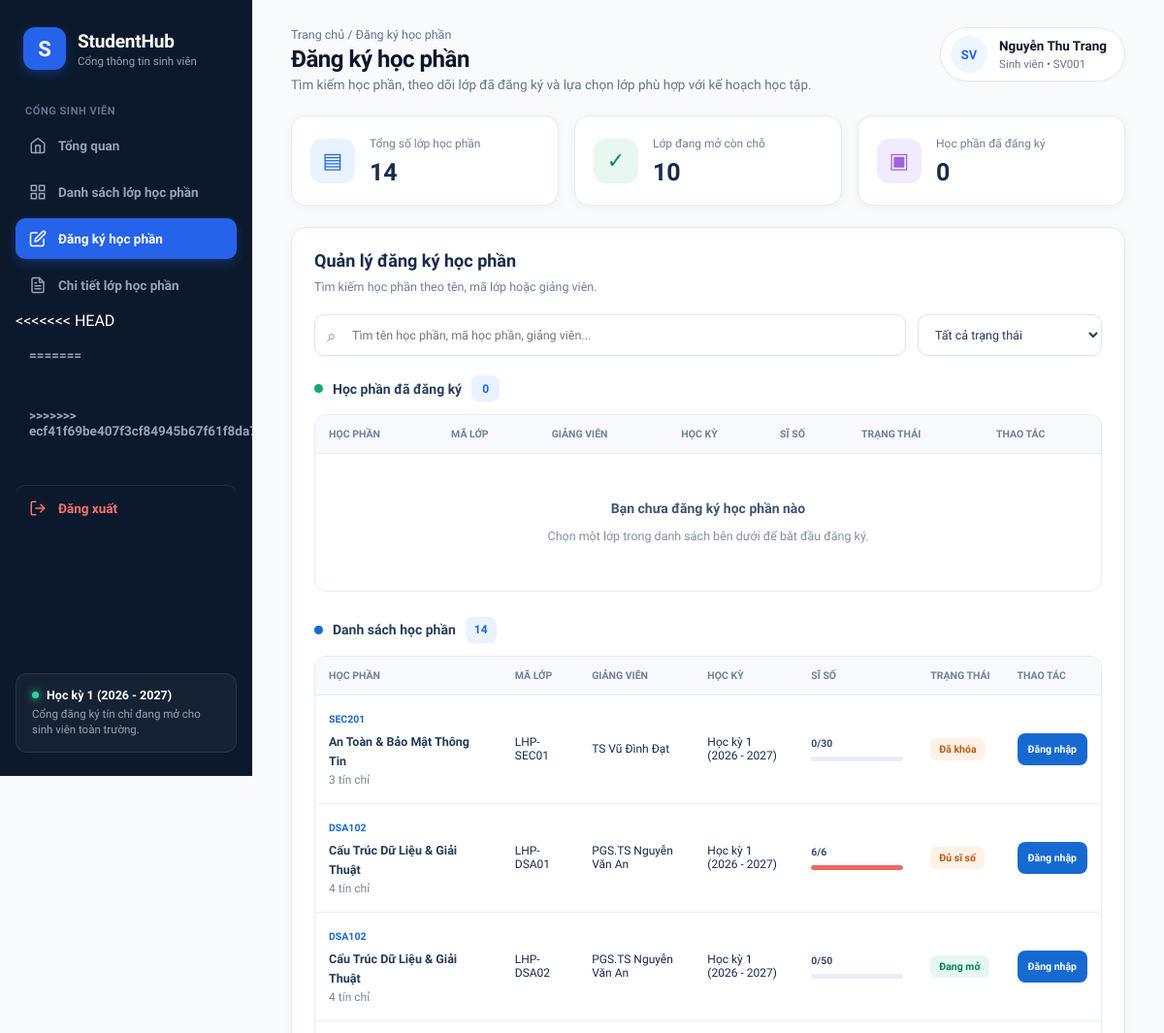
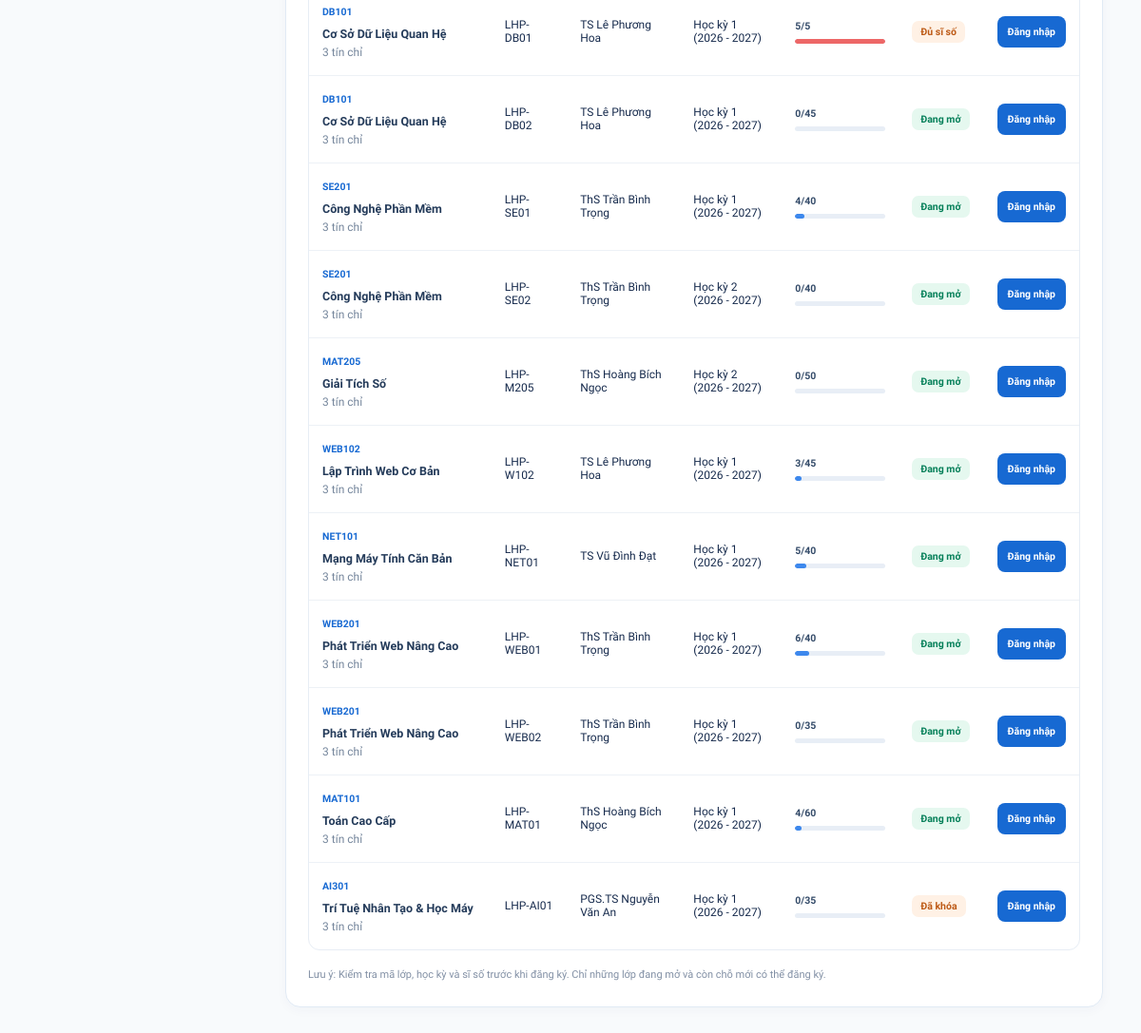
Page /public/trang_dang_ky_hoc.php?huy=chua_dang_nhap on the committed database (2 pictures, top to bottom).
### tables this page shows
CREATE TABLE `lop_hoc_phan` (
    `id` INT AUTO_INCREMENT PRIMARY KEY,
    `ma_lop` VARCHAR(50) NOT NULL,
    `hoc_phan_id` INT NOT NULL,
    `hoc_ky_id` INT NOT NULL,
    `giang_vien_id` INT NULL,
    `si_so_toi_da` INT NOT NULL DEFAULT 40,
    `trang_thai` ENUM('mo', 'khoa') NOT NULL DEFAULT 'mo',
    `thoi_gian_mo_rieng` DATETIME NULL,
    `thoi_gian_dong_rieng` DATETIME NULL,
    `lich_hoc` VARCHAR(100) NULL,
    `phong_hoc` VARCHAR(100) NULL,
    `ngay_tao` DATETIME NOT NULL DEFAULT CURRENT_TIMESTAMP,
    CONSTRAINT `uc_lop_ma_lop` UNIQUE (`ma_lop`),
    CONSTRAINT `chk_lop_si_so` CHECK (`si_so_toi_da` > 0),
    CONSTRAINT `fk_lop_hoc_phan` FOREIGN KEY (`hoc_phan_id`)
        REFERENCES `hoc_phan` (`id`) ON DELETE RESTRICT ON UPDATE CASCADE,
    CONSTRAINT `fk_lop_hoc_ky` FOREIGN KEY (`hoc_ky_id`)
        REFERENCES `hoc_ky` (`id`) ON DELETE RESTRICT ON UPDATE CASCADE,
    CONSTRAINT `fk_lop_giang_vien` FOREIGN KEY (`giang_vien_id`)
        REFERENCES `nguoi_dung` (`id`) ON DELETE SET NULL ON UPDATE CASCADE
);

CREATE TABLE `hoc_phan` (
    `id` INT AUTO_INCREMENT PRIMARY KEY,
    `ma_hoc_phan` VARCHAR(20) NOT NULL,
    `ten_hoc_phan` VARCHAR(150) NOT NULL,
    `so_tin_chi` INT NOT NULL,
    `loai_hoc_phan` ENUM('dai_cuong', 'co_so_nganh', 'chuyen_nganh') NOT NULL DEFAULT 'co_so_nganh',
    `hoc_phan_tien_quyet_id` INT NULL,
    `mo_ta` TEXT NULL,
    `dieu_kien_tien_quyet` VARCHAR(255) NOT NULL DEFAULT 'Không có',
    `ngay_tao` DATETIME NOT NULL DEFAULT CURRENT_TIMESTAMP,
    CONSTRAINT `uc_hoc_phan_ma` UNIQUE (`ma_hoc_phan`),
    CONSTRAINT `chk_hoc_phan_tin_chi` CHECK (`so_tin_chi` > 0),
    CONSTRAINT `fk_hoc_phan_tien_quyet` FOREIGN KEY (`hoc_phan_tien_quyet_id`)
        REFERENCES `hoc_phan` (`id`) ON DELETE SET NULL ON UPDATE CASCADE
);

CREATE TABLE `nguoi_dung` (
    `id` INT AUTO_INCREMENT PRIMARY KEY,
    `ten_dang_nhap` VARCHAR(50) NOT NULL,
    `mat_khau_hash` VARCHAR(255) NOT NULL,
    `ho_ten` VARCHAR(100) NOT NULL,
    `email` VARCHAR(100) NULL,
    `so_dien_thoai` VARCHAR(20) NULL,
    `vai_tro` ENUM('sinh_vien', 'giang_vien', 'admin') NOT NULL DEFAULT 'sinh_vien',
    `ngay_tao` DATETIME NOT NULL DEFAULT CURRENT_TIMESTAMP,
    CONSTRAINT `uc_nguoi_dung_username` UNIQUE (`ten_dang_nhap`)
);

CREATE TABLE `hoc_ky` (
    `id` INT AUTO_INCREMENT PRIMARY KEY,
    `ten_hoc_ky` VARCHAR(100) NOT NULL,
    `ngay_bat_dau` DATE NOT NULL,
    `ngay_ket_thuc` DATE NOT NULL,
    `thoi_gian_mo_dk` DATETIME NOT NULL,
    `thoi_gian_dong_dk` DATETIME NOT NULL,
    `trang_thai_dang_ky` TINYINT(1) NOT NULL DEFAULT 1,
    `ngay_tao` DATETIME NOT NULL DEFAULT CURRENT_TIMESTAMP
);

### public/trang_dang_ky_hoc.php (the view, shortened to what this page needs)
<?php
$sinhVienId = (int)($_SESSION['nguoi_dung_id'] ?? $_SESSION['user_id'] ?? 0);
if (!isset($pdo) || !($pdo instanceof PDO)) {
    try {
        $pdo = new PDO(
            'mysql:host=localhost;dbname=studenthub;charset=utf8mb4',
            'root',
            getenv('STUDENTHUB_DB_PASS') ?: '',
            [
                PDO::ATTR_ERRMODE => PDO::ERRMODE_EXCEPTION,
                PDO::ATTR_DEFAULT_FETCH_MODE => PDO::FETCH_ASSOC,
                PDO::ATTR_EMULATE_PREPARES => false
            ]
        );
    } catch (PDOException $e) {
        die('Không thể kết nối cơ sở dữ liệu StudentHub.');
    }
}
if (!function_exists('hienThi')) {
    function hienThi($value) {
        return htmlspecialchars((string)($value ?? ''), ENT_QUOTES, 'UTF-8');
    }
}
$danhSachLop = [];
$cacLopDaDangKy = [];
try {
    $sql = "
        SELECT
            lhp.id,
            lhp.ma_lop,
            lhp.hoc_phan_id,
            lhp.hoc_ky_id,
            lhp.giang_vien_id,
            lhp.trang_thai,
            lhp.si_so_toi_da,
            hp.ma_hoc_phan,
            hp.ten_hoc_phan,
            hp.so_tin_chi,
            hk.ten_hoc_ky,
            nd.ho_ten AS ten_giang_vien,
            (
                SELECT COUNT(*)
                FROM dang_ky_hoc dkh
                WHERE dkh.lop_hoc_phan_id = lhp.id
                  AND dkh.trang_thai = 'dang_ky'
            ) AS si_so_hien_tai
        FROM lop_hoc_phan lhp
        INNER JOIN hoc_phan hp ON lhp.hoc_phan_id = hp.id
        INNER JOIN hoc_ky hk ON lhp.hoc_ky_id = hk.id
        INNER JOIN nguoi_dung nd ON lhp.giang_vien_id = nd.id
        ORDER BY hp.ten_hoc_phan ASC, lhp.ma_lop ASC
    ";
    $danhSachLop = $pdo->query($sql)->fetchAll();
} catch (PDOException $e) {
    error_log('StudentHub: ' . $e->getMessage());
    $loi = 'Không thể tải danh sách lớp học phần. Hãy kiểm tra lại cơ sở dữ liệu.';
}
$soLopMo = 0;
$soLopDaDangKy = 0;
foreach ($danhSachLop as $lop) {
    $siSo = (int)($lop['si_so_hien_tai'] ?? 0);
    $toiDa = (int)($lop['si_so_toi_da'] ?? 0);
    if (
        ($lop['trang_thai'] ?? '') === 'mo'
        && $toiDa > 0
        && $siSo < $toiDa
    ) {
        $soLopMo++;
    }
}
require_once __DIR__ . '/../app/Views/layouts/header.php';
?>
<div class="registration-page">
    <section class="registration-summary">
        <article class="registration-summary-card">
            <div class="registration-summary-icon">▤</div>
            <div>
                <p>Tổng số lớp học phần</p>
                <h2><?= count($danhSachLop) ?></h2>
            </div>
        </article>
        <article class="registration-summary-card">
            <div class="registration-summary-icon">✓</div>
            <div>
                <p>Lớp đang mở còn chỗ</p>
                <h2><?= $soLopMo ?></h2>
            </div>
        </article>
        <article class="registration-summary-card">
            <div class="registration-summary-icon">▣</div>
            <div>
                <p>Học phần đã đăng ký</p>
                <h2><?= $soLopDaDangKy ?></h2>
            </div>
        </article>
    </section>
    <section class="registration-panel">
        <div class="registration-panel-heading">
            <div>
                <h2>Quản lý đăng ký học phần</h2>
                <p>Tìm kiếm học phần theo tên, mã lớp hoặc giảng viên.</p>
            </div>
        </div>
        <div class="registration-tools">
            <label class="registration-search">
                <span class="registration-search-icon">⌕</span>
                <input
                    type="search"
                    id="registrationSearch"
                    placeholder="Tìm tên học phần, mã học phần, giảng viên..."
                    autocomplete="off"
                >
            </label>
            <select id="registrationFilter" class="registration-filter">
                <option value="all">Tất cả trạng thái</option>
            </select>
        </div>
        <div class="registration-section-title">
            <span class="registration-section-dot green"></span>
            Học phần đã đăng ký
            <span class="registration-count"><?= $soLopDaDangKy ?></span>
        </div>
        <div class="registration-table-wrap" style="margin-bottom:26px">
            <table class="registration-table">
                <thead>
                    <tr>
                        <th>HỌC PHẦN</th>
                        <th>MÃ LỚP</th>
                        <th>GIẢNG VIÊN</th>
                        <th>HỌC KỲ</th>
                        <th>SĨ SỐ</th>
                        <th>TRẠNG THÁI</th>
                        <th>THAO TÁC</th>
                    </tr>
                </thead>
                <tbody id="registeredList">
                <?php
                $coLopDaDangKy = false;
                foreach ($danhSachLop as $lop):
                    $idLop = (int)$lop['id'];
                    if (!in_array($idLop, $cacLopDaDangKy, true)) {
                        continue;
                    }
                    $coLopDaDangKy = true;
                ?>
                <?php endforeach; ?>
                <?php if (!$coLopDaDangKy): ?>
                    <tr id="registeredEmpty">
                        <td colspan="7">
                            <div class="registration-empty-state">
                                <strong>Bạn chưa đăng ký học phần nào</strong>
                                Chọn một lớp trong danh sách bên dưới để bắt đầu đăng ký.
                            </div>
                        </td>
                    </tr>
                <?php endif; ?>
                </tbody>
            </table>
        </div>
        <div class="registration-section-title">
            <span class="registration-section-dot"></span>
            Danh sách học phần
            <span class="registration-count"><?= count($danhSachLop) - $soLopDaDangKy ?></span>
        </div>
        <div class="registration-table-wrap">
            <table class="registration-table">
                <thead>
                    <tr>
                        <th>HỌC PHẦN</th>
                        <th>MÃ LỚP</th>
                        <th>GIẢNG VIÊN</th>
                        <th>HỌC KỲ</th>
                        <th>SĨ SỐ</th>
                        <th>TRẠNG THÁI</th>
                        <th>THAO TÁC</th>
                    </tr>
                </thead>
                <tbody id="availableList">
                <?php
                foreach ($danhSachLop as $lop):
                    $siSo = (int)($lop['si_so_hien_tai'] ?? 0);
                    $toiDa = (int)($lop['si_so_toi_da'] ?? 0);
                    $tiLe = $toiDa > 0 ? min(100, $siSo / $toiDa * 100) : 0;
                    $dangMo = ($lop['trang_thai'] ?? '') === 'mo';
                    $conCho = $toiDa > 0 && $siSo < $toiDa;
                    $coTheDangKy = $dangMo && $conCho;
                    $trangThaiLoc = $coTheDangKy ? 'open' : (!$dangMo ? 'closed' : 'full');
                    $tuKhoa = mb_strtolower(
                        ($lop['ten_hoc_phan'] ?? '') . ' ' .
                        ($lop['ma_hoc_phan'] ?? '') . ' ' .
                        ($lop['ma_lop'] ?? '') . ' ' .
                        ($lop['ten_giang_vien'] ?? '') . ' ' .
                        ($lop['ten_hoc_ky'] ?? ''),
                        'UTF-8'
                    );
                ?>
                    <tr class="registration-row"
                        data-status="<?= $trangThaiLoc ?>"
                        data-search="<?= hienThi($tuKhoa) ?>">
                        <td>
                            <div class="registration-subject-name">
                                <span class="registration-subject-code"><?= hienThi($lop['ma_hoc_phan']) ?></span><br>
                                <?= hienThi($lop['ten_hoc_phan']) ?>
                            </div>
                            <div class="registration-muted"><?= (int)$lop['so_tin_chi'] ?> tín chỉ</div>
                        </td>
                        <td><?= hienThi($lop['ma_lop']) ?></td>
                        <td><?= hienThi($lop['ten_giang_vien'] ?: 'Chưa phân công') ?></td>
                        <td><?= hienThi($lop['ten_hoc_ky']) ?></td>
                        <td>
                            <div class="registration-capacity">
                                <div class="registration-capacity-label">
                                    <strong><?= $siSo ?>/<?= $toiDa ?></strong>
                                </div>
                                <div class="registration-progress">
                                    <div class="registration-progress-bar <?= !$conCho ? 'full' : '' ?>"
                                         style="width:<?= $tiLe ?>%"></div>
                                </div>
                            </div>
                        </td>
                        <td>
                            <?php if ($coTheDangKy): ?>
                                <span class="registration-status registration-status-open">Đang mở</span>
                            <?php elseif (!$dangMo): ?>
                                <span class="registration-status registration-status-closed">Đã khóa</span>
                            <?php else: ?>
                                <span class="registration-status registration-status-full">Đủ sĩ số</span>
                            <?php endif; ?>
                        </td>
                        <td>
                            <?php if ($sinhVienId <= 0): ?>
                                <a class="registration-button registration-button-primary"
                                   href="/studenthub/public/dang_nhap.php">Đăng nhập</a>
                            <?php else: ?>
                                <button type="button" class="registration-button registration-button-disabled" disabled>
                                    Không khả dụng
                                </button>
                            <?php endif; ?>
                        </td>
                    </tr>
                <?php endforeach; ?>
                </tbody>
            </table>
        </div>
        <p class="registration-footer-note">
            Lưu ý: Kiểm tra mã lớp, học kỳ và sĩ số trước khi đăng ký. Chỉ những lớp đang mở và còn chỗ mới có thể đăng ký.
        </p>
    </section>
</div>
</main>
</div>
</body>
</html>

### rows in the picture
lop_hoc_phan: hoc_phan.ma_hoc_phan "SEC201", hoc_phan.ten_hoc_phan "An Toàn & Bảo Mật Thông Tin", hoc_phan.so_tin_chi "3", ma_lop "LHP-SEC01", giang_vien.ho_ten "TS Vũ Đình Đạt", hoc_ky.ten_hoc_ky "Học kỳ 1 (2026 - 2027)", siSo "0", si_so_toi_da "30", trang_thai "Đã khóa"
lop_hoc_phan: hoc_phan.ma_hoc_phan "DSA102", hoc_phan.ten_hoc_phan "Cấu Trúc Dữ Liệu & Giải Thuật", hoc_phan.so_tin_chi "4", ma_lop "LHP-DSA01", giang_vien.ho_ten "PGS.TS Nguyễn Văn An", hoc_ky.ten_hoc_ky "Học kỳ 1 (2026 - 2027)", siSo "6", si_so_toi_da "6", trang_thai "Đủ sĩ số"
lop_hoc_phan: hoc_phan.ma_hoc_phan "DSA102", hoc_phan.ten_hoc_phan "Cấu Trúc Dữ Liệu & Giải Thuật", hoc_phan.so_tin_chi "4", ma_lop "LHP-DSA02", giang_vien.ho_ten "PGS.TS Nguyễn Văn An", hoc_ky.ten_hoc_ky "Học kỳ 1 (2026 - 2027)", siSo "0", si_so_toi_da "50", trang_thai "Đang mở"
lop_hoc_phan: hoc_phan.ma_hoc_phan "DB101", hoc_phan.ten_hoc_phan "Cơ Sở Dữ Liệu Quan Hệ", hoc_phan.so_tin_chi "3", ma_lop "LHP-DB01", giang_vien.ho_ten "TS Lê Phương Hoa", hoc_ky.ten_hoc_ky "Học kỳ 1 (2026 - 2027)", siSo "5", si_so_toi_da "5", trang_thai "Đủ sĩ số"
lop_hoc_phan: hoc_phan.ma_hoc_phan "DB101", hoc_phan.ten_hoc_phan "Cơ Sở Dữ Liệu Quan Hệ", hoc_phan.so_tin_chi "3", ma_lop "LHP-DB02", giang_vien.ho_ten "TS Lê Phương Hoa", hoc_ky.ten_hoc_ky "Học kỳ 1 (2026 - 2027)", siSo "0", si_so_toi_da "45", trang_thai "Đang mở"
lop_hoc_phan: hoc_phan.ma_hoc_phan "SE201", hoc_phan.ten_hoc_phan "Công Nghệ Phần Mềm", hoc_phan.so_tin_chi "3", ma_lop "LHP-SE01", giang_vien.ho_ten "ThS Trần Bình Trọng", hoc_ky.ten_hoc_ky "Học kỳ 1 (2026 - 2027)", siSo "4", si_so_toi_da "40", trang_thai "Đang mở"
lop_hoc_phan: hoc_phan.ma_hoc_phan "SE201", hoc_phan.ten_hoc_phan "Công Nghệ Phần Mềm", hoc_phan.so_tin_chi "3", ma_lop "LHP-SE02", giang_vien.ho_ten "ThS Trần Bình Trọng", hoc_ky.ten_hoc_ky "Học kỳ 2 (2026 - 2027)", siSo "0", si_so_toi_da "40", trang_thai "Đang mở"
lop_hoc_phan: hoc_phan.ma_hoc_phan "MAT205", hoc_phan.ten_hoc_phan "Giải Tích Số", hoc_phan.so_tin_chi "3", ma_lop "LHP-M205", giang_vien.ho_ten "ThS Hoàng Bích Ngọc", hoc_ky.ten_hoc_ky "Học kỳ 2 (2026 - 2027)", siSo "0", si_so_toi_da "50", trang_thai "Đang mở"
lop_hoc_phan: hoc_phan.ma_hoc_phan "WEB102", hoc_phan.ten_hoc_phan "Lập Trình Web Cơ Bản", hoc_phan.so_tin_chi "3", ma_lop "LHP-W102", giang_vien.ho_ten "TS Lê Phương Hoa", hoc_ky.ten_hoc_ky "Học kỳ 1 (2026 - 2027)", siSo "3", si_so_toi_da "45", trang_thai "Đang mở"
lop_hoc_phan: hoc_phan.ma_hoc_phan "NET101", hoc_phan.ten_hoc_phan "Mạng Máy Tính Căn Bản", hoc_phan.so_tin_chi "3", ma_lop "LHP-NET01", giang_vien.ho_ten "TS Vũ Đình Đạt", hoc_ky.ten_hoc_ky "Học kỳ 1 (2026 - 2027)", siSo "5", si_so_toi_da "40", trang_thai "Đang mở"
lop_hoc_phan: hoc_phan.ma_hoc_phan "WEB201", hoc_phan.ten_hoc_phan "Phát Triển Web Nâng Cao", hoc_phan.so_tin_chi "3", ma_lop "LHP-WEB01", giang_vien.ho_ten "ThS Trần Bình Trọng", hoc_ky.ten_hoc_ky "Học kỳ 1 (2026 - 2027)", siSo "6", si_so_toi_da "40", trang_thai "Đang mở"
lop_hoc_phan: hoc_phan.ma_hoc_phan "WEB201", hoc_phan.ten_hoc_phan "Phát Triển Web Nâng Cao", hoc_phan.so_tin_chi "3", ma_lop "LHP-WEB02", giang_vien.ho_ten "ThS Trần Bình Trọng", hoc_ky.ten_hoc_ky "Học kỳ 1 (2026 - 2027)", siSo "0", si_so_toi_da "35", trang_thai "Đang mở"
lop_hoc_phan: hoc_phan.ma_hoc_phan "MAT101", hoc_phan.ten_hoc_phan "Toán Cao Cấp", hoc_phan.so_tin_chi "3", ma_lop "LHP-MAT01", giang_vien.ho_ten "ThS Hoàng Bích Ngọc", hoc_ky.ten_hoc_ky "Học kỳ 1 (2026 - 2027)", siSo "4", si_so_toi_da "60", trang_thai "Đang mở"
lop_hoc_phan: hoc_phan.ma_hoc_phan "AI301", hoc_phan.ten_hoc_phan "Trí Tuệ Nhân Tạo & Học Máy", hoc_phan.so_tin_chi "3", ma_lop "LHP-AI01", giang_vien.ho_ten "PGS.TS Nguyễn Văn An", hoc_ky.ten_hoc_ky "Học kỳ 1 (2026 - 2027)", siSo "0", si_so_toi_da "35", trang_thai "Đã khóa"

### other values in the picture
$breadcrumb "Trang chủ / Đăng ký học phần"
$pageTitle "Đăng ký học phần"
$pageSubtitle "Tìm kiếm học phần, theo dõi lớp đã đăng ký và lựa chọn lớp phù hợp với kế hoạch học tập."
$hoTen "Nguyễn Thu Trang"
$maSinhVien "SV001"
count($danhSachLop) "14"
$soLopMo "10"
$soLopDaDangKy "0"
count($danhSachLop) - $soLopDaDangKy "14"
